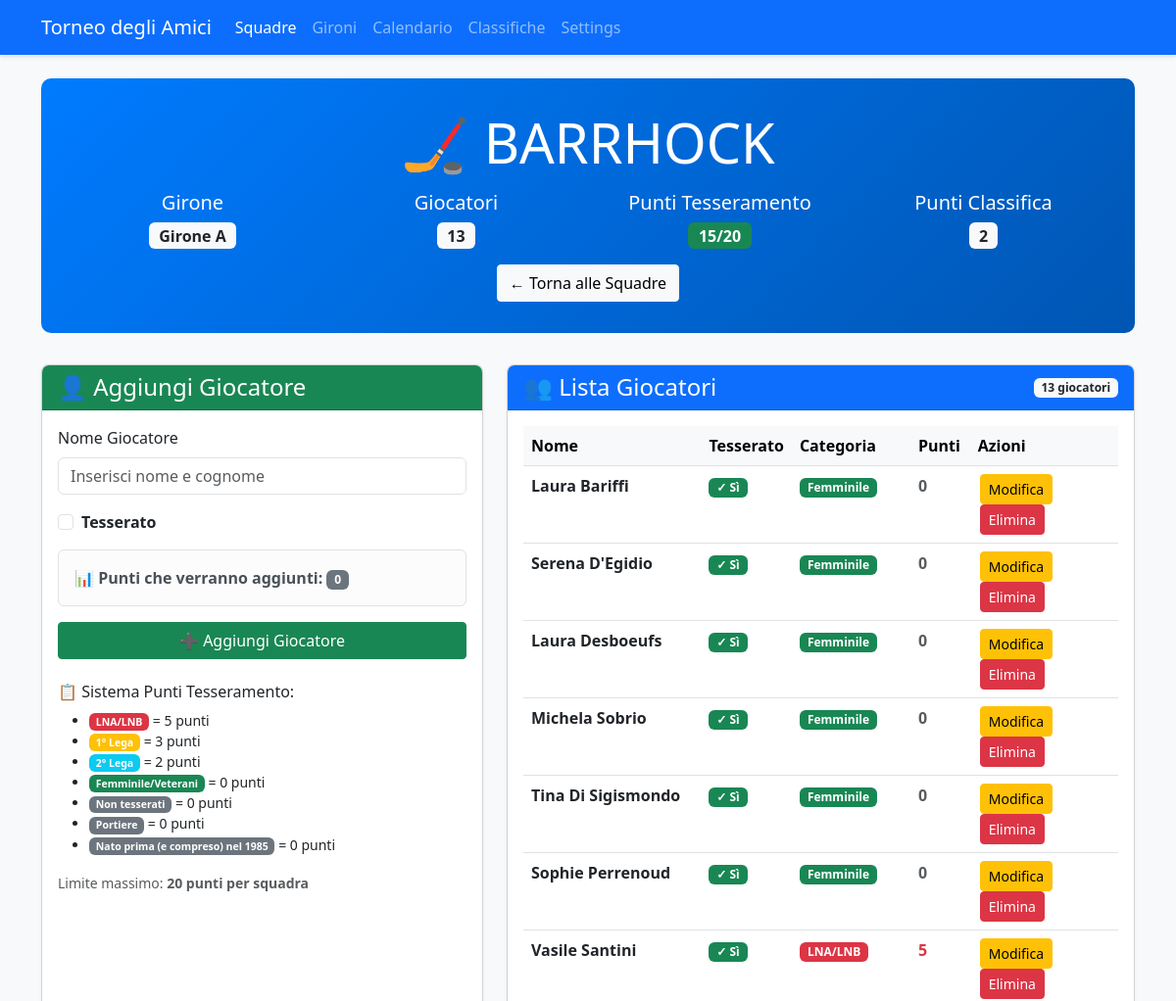
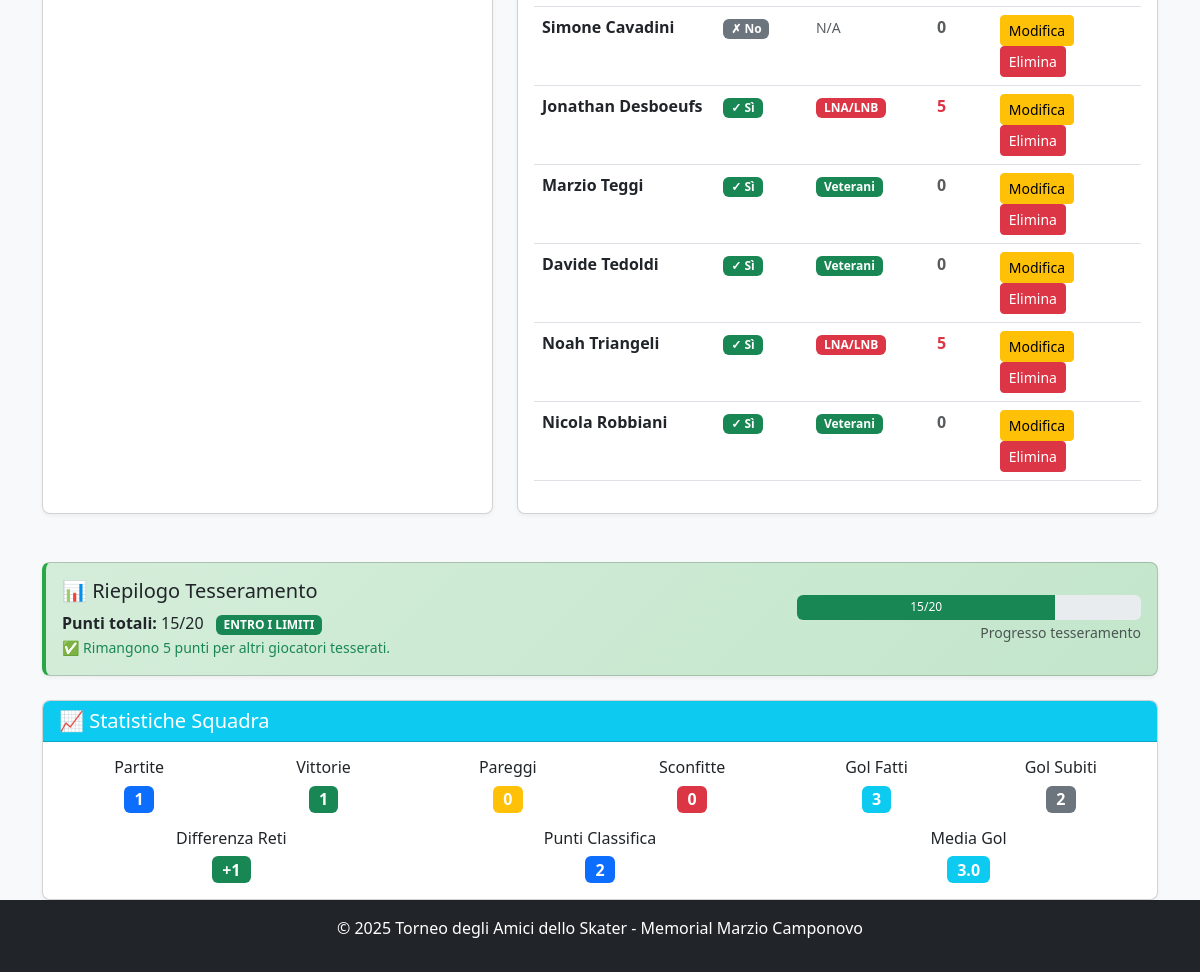
Before: /team/4 with the older database file (2 pictures, top to bottom).
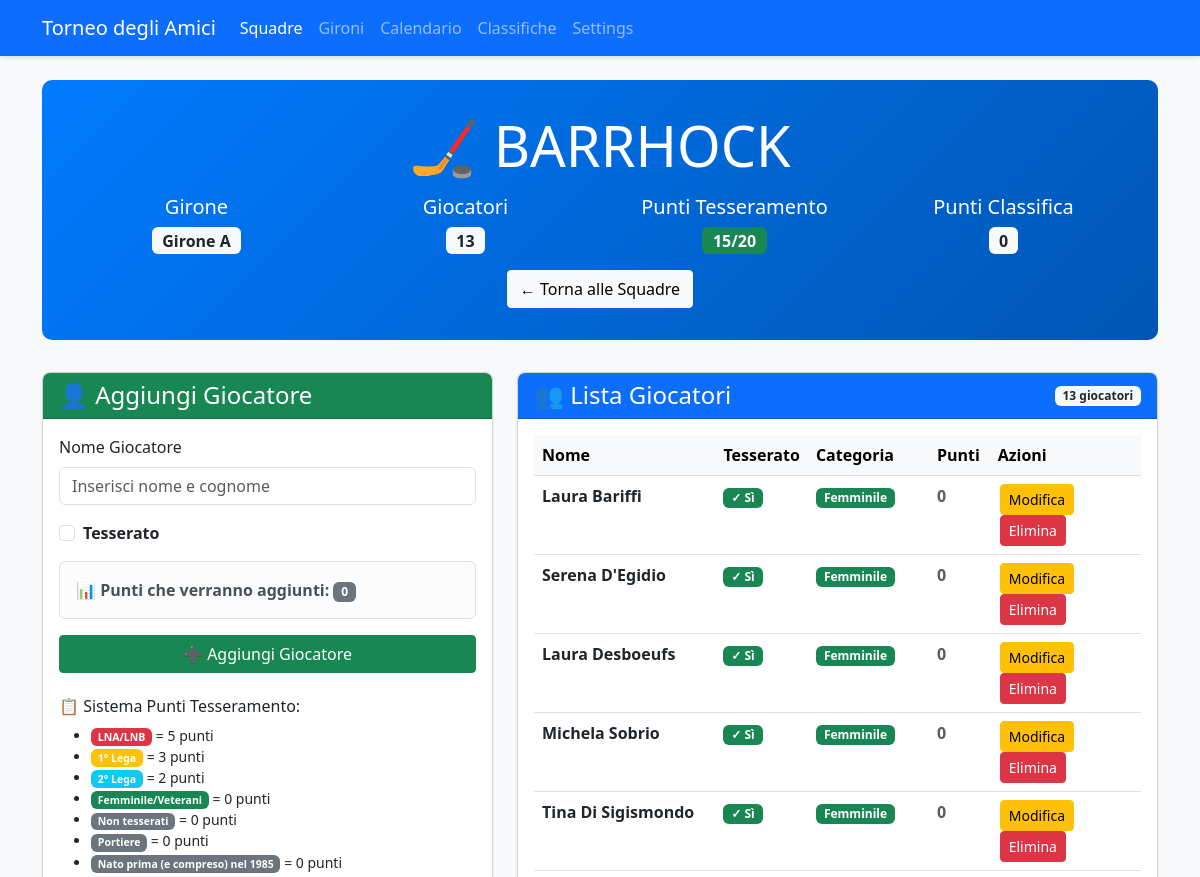
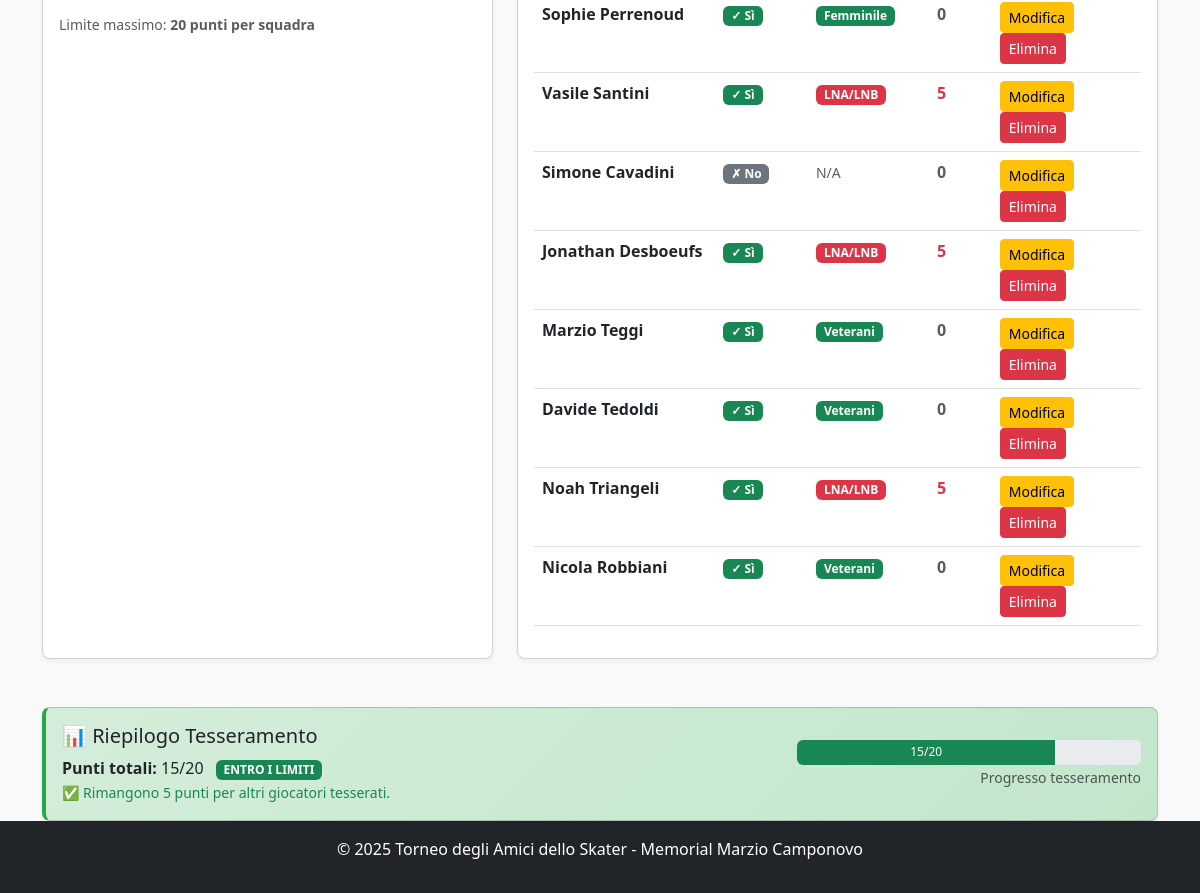
After: the same page with the newer database file (2 pictures, top to bottom).
### app.py (models this page shows)
class Team(db.Model):
    id = db.Column(db.Integer, primary_key=True)
    name = db.Column(db.String(100), nullable=False, unique=True)
    group = db.Column(db.String(1))  # A, B, C, or D
    group_order = db.Column(db.Integer, default=0)  # NUOVO CAMPO per l'ordinamento nel girone
    players = db.relationship('Player', backref='team', lazy=True)
    matches = db.relationship(
        'Match',
        primaryjoin="or_(Team.id == Match.team1_id, Team.id == Match.team2_id)",
        lazy=True,
        overlaps="team1,team2"
    )
    wins = db.Column(db.Integer, default=0)
    losses = db.Column(db.Integer, default=0)
    draws = db.Column(db.Integer, default=0)
    goals_for = db.Column(db.Integer, default=0)
    goals_against = db.Column(db.Integer, default=0)
    points = db.Column(db.Integer, default=0)
    @property
    def goal_difference(self):
        return self.goals_for - self.goals_against
    @property
    def games_played(self):
        return self.wins + self.losses + self.draws
    @property
    def player_points_total(self):
        return sum(player.registration_points for player in self.players)

### app.py (the view, shortened to what this page needs)
@app.route('/team/<int:team_id>', methods=['GET', 'POST'])
def team_detail(team_id):
    team = Team.query.get_or_404(team_id)
    return render_template('team_detail.html', team=team)

### app.py (called while the page is built, shortened)
def get_tournament_dates():
    try:
        if db.inspect(db.engine).has_table('tournament_settings'):
            settings = TournamentSettings.query.first()
            if settings and settings.qualification_day1:
                return {
                    'qualification_day1': settings.qualification_day1,
                    'qualification_day2': settings.qualification_day2,
                    'quarterfinals_ml': settings.quarterfinals_ml_date,
                    'quarterfinals_bl': settings.quarterfinals_bl_date,
                    'semifinals_ml': settings.semifinals_ml_date,
                    'semifinals_bl': settings.semifinals_bl_date,
                    'finals': settings.finals_date
                }
    except Exception as e:
        print(f"Errore nel recupero date da settings: {e}")

### templates/team_detail.html (shortened to what the changed rows need)
<!DOCTYPE html>
<html lang="it">
<head>
    <link rel="stylesheet" href="https://cdn.jsdelivr.net/npm/bootstrap@5.3.0/dist/css/bootstrap.min.css">
    <link rel="stylesheet" href="{{ url_for('static', filename='style.css') }}">
</head>
<body class="d-flex flex-column min-vh-100">
    <div class="container mt-4">
        <div class="team-header text-center">
            <h1 class="display-4 mb-3">🏒 {{ team.name }}</h1>
            <div class="row">
                <div class="col-md-3">
                    <h5>Girone</h5>
                    <span class="badge bg-light text-dark fs-6">
                        {% if team.group %}Girone {{ team.group }}{% else %}Non assegnato{% endif %}
                    </span>
                </div>
                <div class="col-md-3">
                </div>
                <div class="col-md-3">
                </div>
                <div class="col-md-3">
                    <h5>Punti Classifica</h5>
                    <span class="badge bg-light text-dark fs-6">{{ team.points }}</span>
                </div>
            </div>
            <div class="mt-3">
                <a href="{{ url_for('teams') }}" class="btn btn-light">
                </a>
            </div>
        </div>
        <div class="row">
            <div class="col-lg-7 mb-4">
                <div class="card h-100">
                    <div class="card-body">
                        {% if team.players %}
                            <div class="table-responsive">
                                <table class="table table-hover">
                                    <thead class="table-light">
                                        <tr>
                                            <th width="30%">Nome</th>
                                            <th width="15%">Tesserato</th>
                                            <th width="20%">Categoria</th>
                                            <th width="10%">Punti</th>
                                            <th width="25%">Azioni</th>
                                        </tr>
                                    </thead>
                                </table>
                            </div>
                        {% endif %}
                    </div>
                </div>
            </div>
        </div>
        {% if team.games_played > 0 %}
        <div class="row mt-4">
            <div class="col-12">
                <div class="card">
                    <div class="card-header bg-info text-white">
                        <h5 class="mb-0">📈 Statistiche Squadra</h5>
                    </div>
                    <div class="card-body">
                        <div class="row text-center">
                            <div class="col-md-2">
                                <h6>Partite</h6>
                                <span class="badge bg-primary fs-6">{{ team.games_played }}</span>
                            </div>
                            <div class="col-md-2">
                                <h6>Vittorie</h6>
                                <span class="badge bg-success fs-6">{{ team.wins }}</span>
                            </div>
                            <div class="col-md-2">
                                <h6>Pareggi</h6>
                                <span class="badge bg-warning fs-6">{{ team.draws }}</span>
                            </div>
                            <div class="col-md-2">
                                <h6>Sconfitte</h6>
                                <span class="badge bg-danger fs-6">{{ team.losses }}</span>
                            </div>
                            <div class="col-md-2">
                                <h6>Gol Fatti</h6>
                                <span class="badge bg-info fs-6">{{ team.goals_for }}</span>
                            </div>
                            <div class="col-md-2">
                                <h6>Gol Subiti</h6>
                                <span class="badge bg-secondary fs-6">{{ team.goals_against }}</span>
                            </div>
                        </div>
                        <div class="row text-center mt-3">
                            <div class="col-md-4">
                                <h6>Differenza Reti</h6>
                                <span class="badge {% if team.goal_difference > 0 %}bg-success{% elif team.goal_difference < 0 %}bg-danger{% else %}bg-secondary{% endif %} fs-6">
                                    {{ '+' if team.goal_difference > 0 else '' }}{{ team.goal_difference }}
                                </span>
                            </div>
                            <div class="col-md-4">
                                <h6>Punti Classifica</h6>
                                <span class="badge bg-primary fs-6">{{ team.points }}</span>
                            </div>
                            <div class="col-md-4">
                                <h6>Media Gol</h6>
                                <span class="badge bg-info fs-6">
                                    {{ (team.goals_for / team.games_played)|round(1) if team.games_played > 0 else 0 }}
                                </span>
                            </div>
                        </div>
                    </div>
                </div>
            </div>
        </div>
        {% endif %}
    </div>
</body>
</html>

Changed rows visible on the page:
changed Team "BARRHOCK": points "2" → "0"; games_played "1" → (not shown); wins "1" → (not shown); draws "0" → (not shown); losses "0" → (not shown); goals_for "3" → (not shown); goals_against "2" → (not shown); goals_for+goals_against "+" → (not shown); goal_difference "1" → (not shown); points "2" → (not shown); wins+losses+draws "3.0" → (not shown)
Other visible differences:
text no longer shown: "📈 Statistiche Squadra Partite Vittorie Pareggi Sconfitte Gol Fatti Gol Subiti Differenza Reti Punti Classifica Media Gol"
